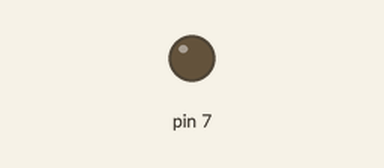
This program was run on a simulated Raspberry Pi (header pin numbers). Shown: output pins drawn as LEDs (lit = HIGH). At 22.6 s the program stops and its outputs stay as they are.

Above: at 0.1 s.
At 17.1 s:
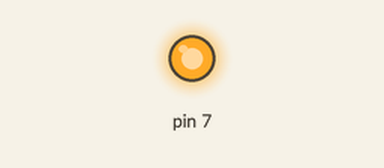
Timing chart, 0 to 21.5 s (numbered marks = the images above):
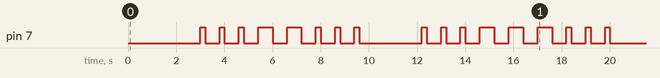

The program:

morseCode.py
```python
from time import sleep
from collections import defaultdict
import RPi.GPIO as GPIO

CODE = {
'a':'01',
'b':'1000',
'c':'1010',
'd':'100',
'e':'0',
'f':'0010',
'g':'110',
'h':'0000',
'i':'00',
'j':'0111',
'k':'101',
'l':'0100',
'm':'11',
'n':'10',
'o':'111',
'p':'0110',
'q':'1101',
'r':'010',
's':'000',
't':'1',
'u':'001',
'v':'0001',
'w':'011',
'x':'1001',
'y':'1011',
'z':'1100',
'1':'01111',
'2':'00111',
'3':'00011',
'4':'00001',
'5':'00000',
'6':'10000',
'7':'11000',
'8':'11100',
'9':'11110',
'0':'11111',
}

def morse(str):
	for char in str:
		if char == ' ':
			sleep(0.8)
		else:
			for ditdash in CODE[char]:
				if ditdash == '0':
					blink(7, 0.2, 0.2)
				else:
					blink(7, 0.6, 0.2)
				sleep(0.4)
	return

def blink(pin, on, off):
	GPIO.output(7, True)
	sleep(on)
	GPIO.output(7, False)
	sleep(off)
	return

GPIO.setmode(GPIO.BOARD)
GPIO.setup(7, GPIO.OUT)

sleep(3)
morse("sms")
sleep(2)
morse("sos")
sleep(2)
	
```

Measured:
- by itself, pin 7: LOW → HIGH at 3.0 s, → LOW 0.20 s later, → HIGH 0.60 s later, → LOW 0.20 s later, … (34 changes in this stretch)
